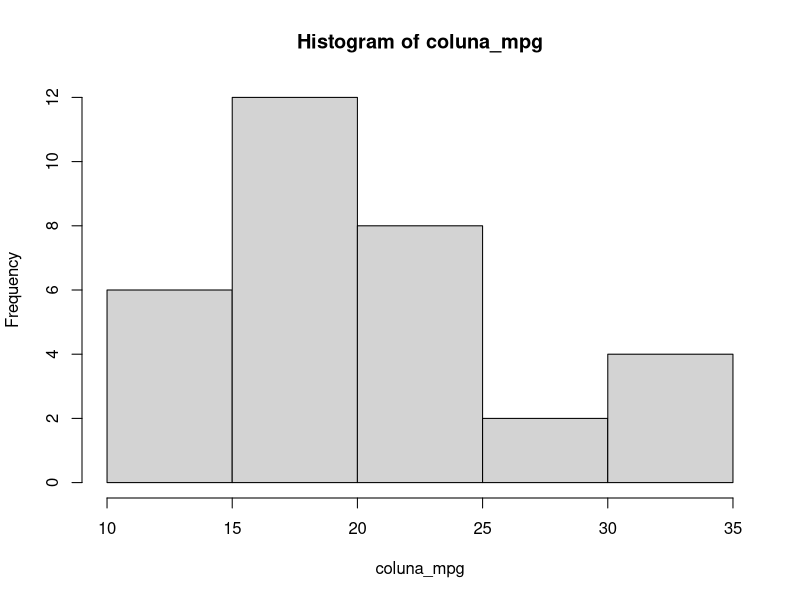

This figure's R source:
require(car)
require(dplyr)

## carregando base de dados (o csv)
data <- read.csv('mtcars.csv', sep = ';', dec = ',', encoding = "UTF-8")

## mostrar os dados em tabela
View(data)

## exibir as variaveis
glimpse(data)

## Com a coluna mpg que consta na base, calcular: mínimo e o máximo valor, média,
## mediana, desvio padrão, os quartis, construir o histograma e o boxplot e interpretar
## os resultados.


## pegando valor maximo da coluna mpg
coluna_mpg <- data$mpg
maximo <- max(coluna_mpg)
maximo

## pegando o valor mínimo da coluna mpg
minimo <- min(coluna_mpg)
minimo

## calculando a média da coluna mpg
media <- mean(coluna_mpg)
media

## calculando a mediana da coluna mpg
mediana <- median(coluna_mpg)
mediana

## calculando o desvio padrao da coluna mpg
desvio_padrao <- sd(coluna_mpg)
desvio_padrao

## calculando os quartis da coluna mpg
quartis <- quantile(coluna_mpg, c(0.25, 0.5, 0.75))
quartis

## construindo o histograma da coluna mpg
hist(coluna_mpg)
